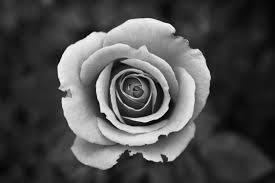
#> input picture Image/image.jpg, 275 x 183 px, found by its file name
$ python Latihan9-laplacian.py
#> lines starting #> are read from the running program, lines starting #| are printed output that depends on the picture
import cv2 as cv
import matplotlib.pyplot as plt

img = cv.imread('image/image.jpg', cv.COLOR_BGR2GRAY)
#> img is the input picture: shape (183, 275, 3); min 0, max 255, mean 76.5
rgb_img = cv.cvtColor(img, cv.COLOR_BGR2RGB)

grayImage = cv.cvtColor(img, cv.COLOR_BGR2GRAY)

dst = cv.Laplacian(grayImage, cv.CV_16S, ksize=3)
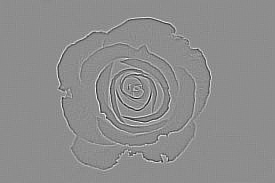
#> dst: shape (183, 275) int16; min -1064, max 852, mean 0; drawn with min black and max white
Laplacian = cv.convertScaleAbs(dst)
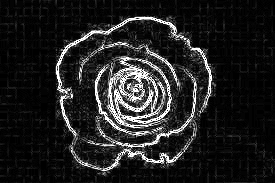
#> Laplacian: shape (183, 275); min 0, max 255, mean 33.1

titles = ['Original image', 'the Laplacian operator']
images = [rgb_img, Laplacian]

for i in range(2):
    plt.subplot(1, 2, i + 1), plt.imshow(images[i], 'gray')
    plt.title(titles[i])
    plt.xticks([]), plt.yticks([])
plt.show()
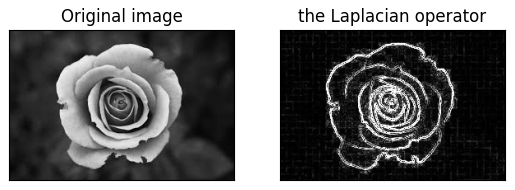
#> figure drawn by matplotlib, 2 panels
